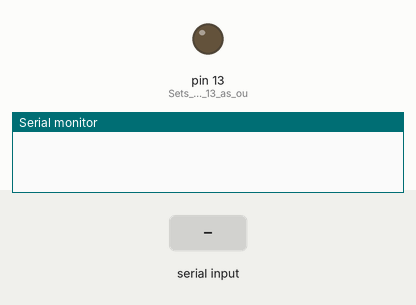
This sketch was run on a simulated Arduino Uno, built with avr-gcc and run on an emulated ATmega328P. On the bench: output pins drawn as LEDs (lit = HIGH), the last lines printed to the serial monitor. The test bench sets the inputs (shaded band).

Above: at 1.2 s.
1.3 s: "1" received over Serial
At 2.0 s:
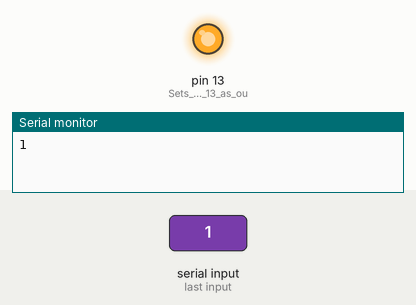
2.8 s: "0" received over Serial
At 3.1 s:
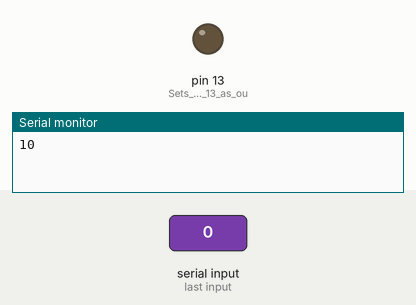
Timing chart, 0 to 5.8 s (numbered marks = the images above; inputs shaded):
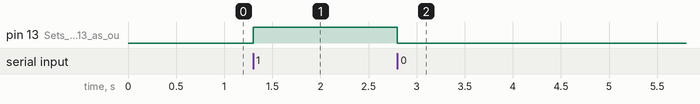

Measured:
- after the input at 1.3 s, pin 13 (Sets_digital_pin_13_as_ou): LOW → HIGH at once
- after the input at 2.8 s, pin 13 (Sets_digital_pin_13_as_ou): HIGH → LOW at once

The sketch:

BLUETOOTH-TEST.ino
```cpp
char data;            //Variable for storing received data
void setup()
{
    Serial.begin(9600);   //Sets the baud for serial data transmission
    pinMode(13, OUTPUT);  //Sets digital pin 13 as output pin
}
void loop()
{
   if(Serial.available() > 0)      // Send data only when you receive data:
   {
      data = Serial.read();        //Read the incoming data & store into data
      Serial.write(data);          //Print Value inside data in Serial monitor

      if(data == '1')              // Checks whether value of data is equal to 1
         digitalWrite(13, HIGH);   //If value is 1 then LED turns ON
      else if(data == '0')         //  Checks whether value of data is equal to 0
         digitalWrite(13, LOW);    //If value is 0 then LED turns OFF
   }
}
```
